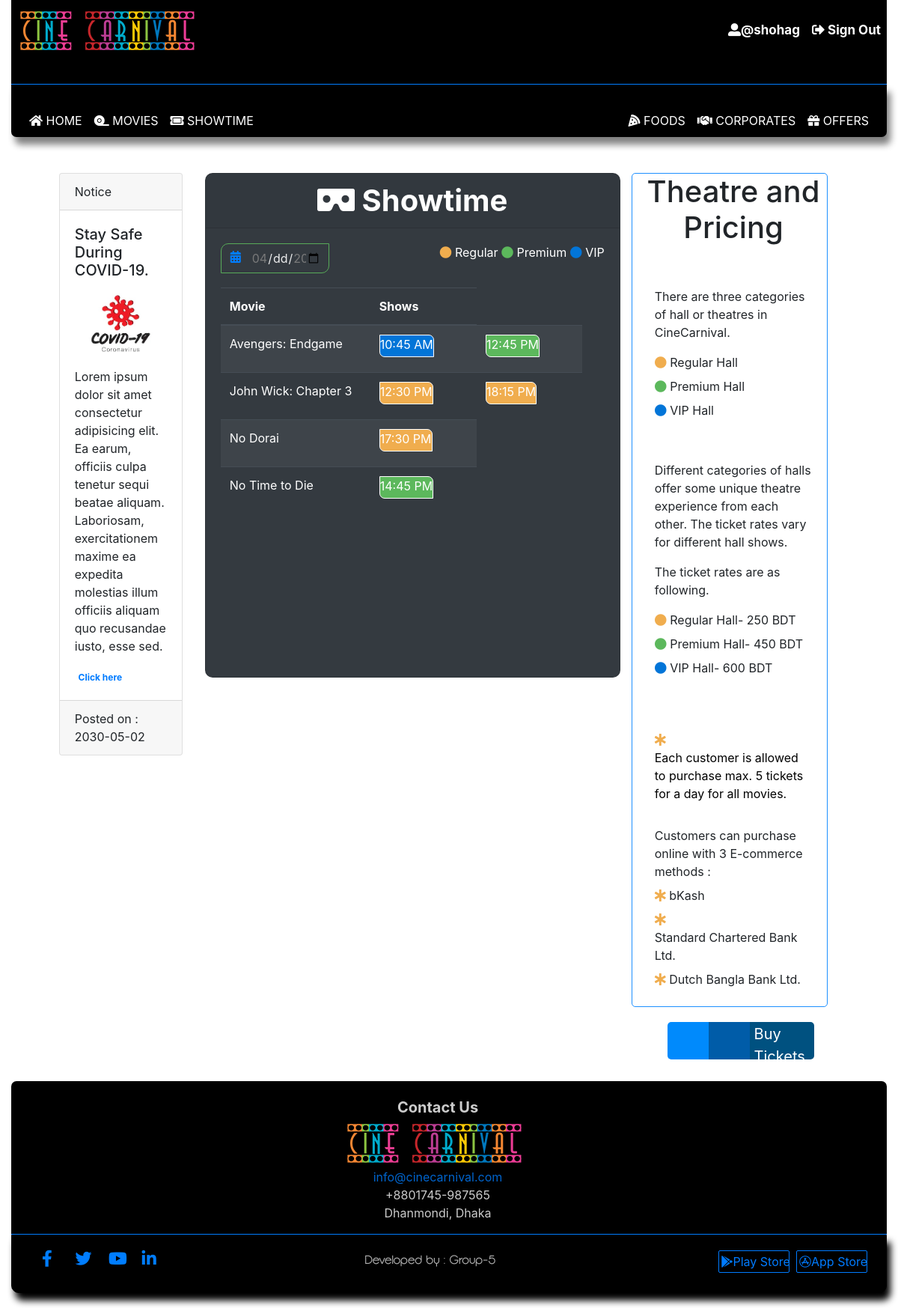
The app's page /PHP/Showtime.php (signed in) with its own data.
### tables this page shows
CREATE TABLE `movie` (
  `mv_id` int(11) NOT NULL,
  `name` varchar(50) NOT NULL,
  `cast` varchar(150) NOT NULL,
  `director` varchar(30) NOT NULL,
  `release_date` date NOT NULL,
  `genre` varchar(50) NOT NULL,
  `trailer_link` varchar(300) DEFAULT 'No trailer currently',
  `cover_pic` varchar(300) NOT NULL,
  `runtime` time NOT NULL,
  `plot` varchar(1500) DEFAULT 'No plot currently...',
  `language` varchar(10) DEFAULT 'English',
  `format` varchar(2) DEFAULT '2D',
  `status` varchar(20) NOT NULL
);

### PHP/Showtime.php (the view, shortened to what the rows shown need)
<?php
include "DatabaseConnection.php";
$currentDate = date("Y-m-d");
$query2 = "SELECT DISTINCT m.name, m.mv_id FROM movie AS m left JOIN shows as s on s.movie_id=m.mv_id WHERE show_date='$currentDate'; ";
$result2 = mysqli_query($conn, $query2);
?>
<!DOCTYPE html>
<html lang="en">
<head>
    <link rel="stylesheet" href="https://maxcdn.bootstrapcdn.com/bootstrap/4.0.0/css/bootstrap.min.css">
    <link rel="stylesheet" href="https://cdnjs.cloudflare.com/ajax/libs/font-awesome/5.13.0/css/all.min.css">
    <link rel="stylesheet" href="file:///C:/Users/User/Downloads/fontawesome-free-5.13.0-web/fontawesome-free-5.13.0-web/css/all.css">
    <link rel="stylesheet" href="..\css/style.css">
    <link rel="stylesheet" href="..\css/bootstrap.min.css">
</head>
<body onload="showProfileSection();">
    <div class="container-fluid">
        <div class="container-fluid">
            <div class="row mt-5 justify-content-center">
                <div class="col-6">
                    <div class="card text-white bg-dark mb-3" style="max-width: 100%; border-radius:10px;">
                        <div class="card-body">
                            <div class="row mt-3" id="showtimeSection" style="width: 100%; height:500px;">
                                <div class="col" style="width: 100%;">
                                    <table class="table table-striped table-dark" style="width: 100%;">
                                        <thead style="width: 100%">
                                            <tr style="width: 100%">
                                                <th scope="col" style="width: 200px;">Movie</th>
                                                <th scope="col">Shows</th>
                                            </tr>
                                        </thead>
                                        <tbody style="width: 100%">
                                            <?php
                                            while ($row = mysqli_fetch_assoc($result2)) {
                                                $movieName = $row['name'];
                                                $showtime = "";
                                            ?>
                                                <tr>
                                                    <td><?php echo $movieName; ?></td>
                                                    <?php
                                                    $result4 = mysqli_query($conn, "SELECT DISTINCT show_time FROM shows WHERE movie_id='$row[mv_id]';");
                                                    while ($newRow = mysqli_fetch_assoc($result4)) {
                                                        $tempTime = $newRow['show_time'];
                                                        $result5 = mysqli_query($conn, "SELECT s.theatre_id,s.show_type, t.theatre_type FROM shows AS s LEFT JOIN theatre AS t ON s.theatre_id=t.theatre_id WHERE movie_id='$row[mv_id]' AND show_time='$tempTime';");
                                                        while ($lastRow = mysqli_fetch_assoc($result5)) {
                                                            if ($lastRow['theatre_type'] == "REGULAR") {
                                                                if (substr($newRow['show_time'], 0, 5) > 12) {
                                                                    $showtime = substr($newRow['show_time'], 0, 5) . " PM";
                                                                } else {
                                                                    $showtime = substr($newRow['show_time'], 0, 5) . " AM";
                                                                }
                                                                echo " <td><label class=" . "timeLabels" . " style=" . "background-color:#f0ad4e;" . ">" . $showtime . "</label></td>";
                                                            } else if ($lastRow['theatre_type'] == "PREMIUM") {
                                                                if (substr($newRow['show_time'], 0, 5) > 12) {
                                                                    $showtime = substr($newRow['show_time'], 0, 5) . " PM";
                                                                } else {
                                                                    $showtime = substr($newRow['show_time'], 0, 5) . " AM";
                                                                }
                                                                echo " <td><label class=" . "timeLabels" . " style=" . "background-color:#5cb85c ;" . ">" . $showtime . "</label></td>";
                                                            } else if ($lastRow['theatre_type'] == "VIP") {
                                                                if (substr($newRow['show_time'], 0, 5) > 12) {
                                                                    $showtime = substr($newRow['show_time'], 0, 5) . " PM";
                                                                } else {
                                                                    $showtime = substr($newRow['show_time'], 0, 5) . " AM";
                                                                }
                                                                echo " <td><label class=" . "timeLabels bg-warning" . " style=" . "background-color:#0275d8 ;" . ">" . $showtime . "</label></td>";
                                                            }
                                                        }
                                                    }
                                                    ?>
                                                </tr>
                                            <?php
                                            }
                                            ?>
                                        </tbody>
                                    </table>
                                </div>
                            </div>
                        </div>
                    </div>
                </div>
                <div class="col-3">
                    <div class="row justify-content-around" id="showCategoriesBox">
                        <div class="row text-center">
                            <div class="col">
                                <h1>Theatre and Pricing</h1>
                            </div>
                        </div>
                    </div>
                </div>
            </div>
        </div>
    </div>
</body>
</html>

### records on screen
movie: name "Avengers: Endgame", showtime "10:45 AM", showtime "12:45 PM"
movie: name "John Wick: Chapter 3", showtime "12:30 PM", showtime "18:15 PM"
movie: name "No Dorai", showtime "17:30 PM"
movie: name "No Time to Die", showtime "14:45 PM"

### other values on screen
$userName "@shohag"
$row['title'] "Stay Safe During COVID-19."
$row['date_posted'] "2030-05-02"
